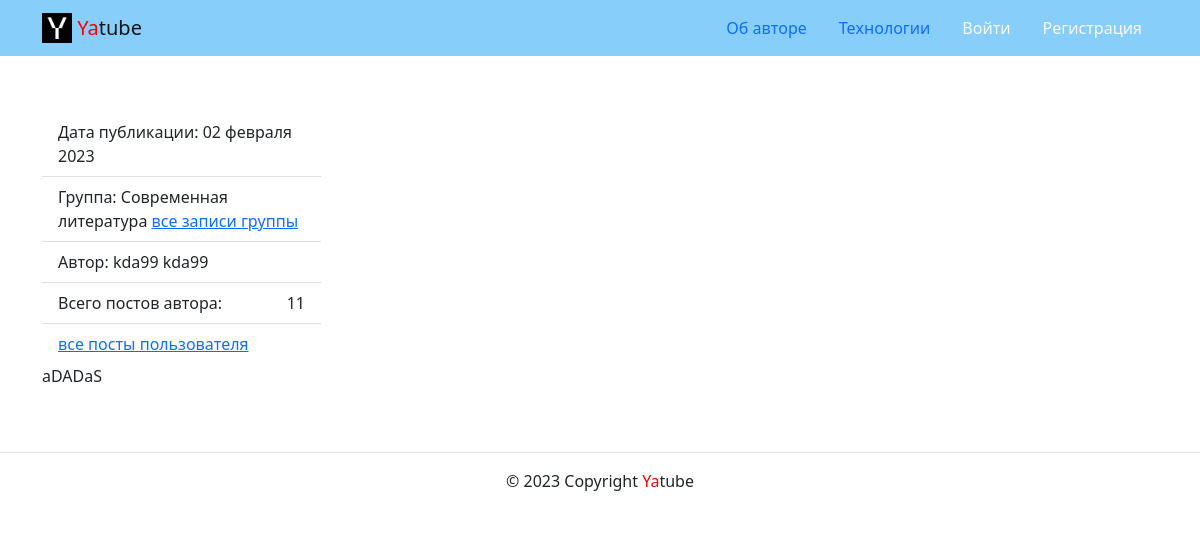
The app's page /posts/48/ with its own data.
### posts/models.py (models this page shows, shortened)
class Post(models.Model):
    text = models.TextField(verbose_name='Текст')
    pub_date = models.DateTimeField(auto_now_add=True)
    author = models.ForeignKey(
        User,
        on_delete=models.CASCADE,
        related_name='posts'
    )
    group = models.ForeignKey(
        Group,
        on_delete=models.SET_NULL,
        blank=True,
        null=True,
        related_name='posts',
        verbose_name='Группа',
    )

class Group(models.Model):
    title = models.CharField(max_length=200)
    slug = models.SlugField(unique=True)
    description = models.TextField()

### posts/views.py (the view)
# urls.py: path('posts/<int:post_id>/', views.post_detail, name='post_detail'),
def post_detail(request, post_id):
    post = get_object_or_404(Post, id=post_id)
    author = post.author
    context = {
        'post': post,
        'author': author
    }
    return render(request, 'posts/post_detail.html', context)

### core/context_processors/year.py (called while the page is built)
def year(request):
    currentYear = datetime.now().year
    return {'year': currentYear}

### templates/posts/post_detail.html (shortened to what this page needs)
{% extends 'base.html' %}
{% block content %}
  <aside class="col-12 col-md-3">
          <ul class="list-group list-group-flush">
            <li class="list-group-item">
              Дата публикации: {{ post.pub_date|date:"d E Y" }}
            </li>
            {% if post.group %}
            <li class="list-group-item">
              Группа: {{ post.group.title }}
              <a href="{% url 'posts:group_list' post.group.slug %}">все записи группы</a>
            </li>
            {% endif %}
            <li class="list-group-item">
              Автор: {{ post.author.get_full_name }}
            </li>
            <li class="list-group-item d-flex justify-content-between align-items-center">
              Всего постов автора:  <span >{{ author.posts.count }}</span>
            </li>
            <li class="list-group-item">
              <a href="{% url 'posts:profile' post.author.username %}">
                все посты пользователя
              </a>
            </li>
          </ul>
        </aside>
        <article class="col-12 col-md-9">
          <p>
            {{ post.text|linebreaksbr }}
          </p>
        </article>
{% endblock %}

### records on screen
Post: pub_date "02 февраля 2023", group "Современная литература", author.get_full_name "kda99 kda99", text "aDADaS"

### other values on screen
{{ author.posts.count }} "11"
